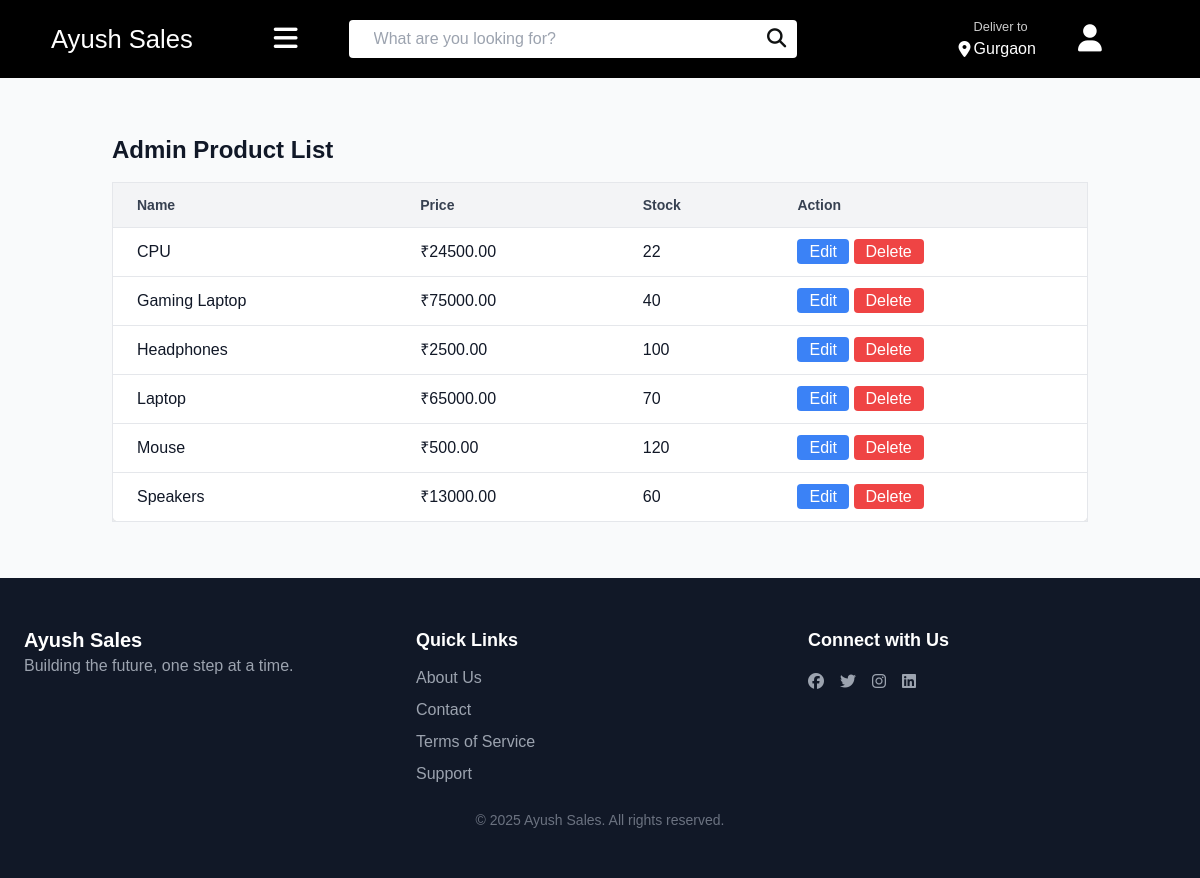
The page /core/products/ on the database its author committed.
### product_app/models.py (models this page shows, shortened)
class Product(models.Model):
    type = [
        ('Electronics','Electronics'),
        ('Clothing','Clothing'),
        ('Books','Books'),
        ('Toys','Toys'),
        ('Home Furniture','Home Furniture'),
    ]
    name = models.CharField(max_length=100, unique=True)
    descr = models.CharField(max_length=200)
    price = models.DecimalField(max_digits=10, decimal_places=2, default=0.0)
    stock = models.IntegerField(default=0)
    category = models.CharField(max_length=100, choices=type)
    image = models.ImageField(upload_to='uploads/',default=True)
    class Meta:
        ordering = ['name']
        verbose_name = "Product Item"

### core/views.py (the view)
# urls.py: path('products/',views.product_admin,name='product_admin'),
def product_admin(request):
    products = Product.objects.all()
    return render(request, "core/product_admin.html", {"products": products})

### core/templates/core/product_admin.html (shortened to what this page needs)
{% extends 'product_app/base.html' %}
{% load static %}
{% block content %}
<div class="container mx-auto p-6">
    <h1 class="text-2xl font-bold mb-4">Admin Product List</h1>
    <div class="overflow-x-auto">
        <table class="min-w-full bg-white border border-gray-200 shadow-md rounded-lg">
            <thead>
                <tr class="bg-gray-100 border-b">
                    <th class="py-3 px-6 text-left text-sm font-semibold text-gray-700">Name</th>
                    <th class="py-3 px-6 text-left text-sm font-semibold text-gray-700">Price</th>
                    <th class="py-3 px-6 text-left text-sm font-semibold text-gray-700">Stock</th>
                    <th class="py-3 px-6 text-left text-sm font-semibold text-gray-700">Action</th>
                </tr>
            </thead>
            <tbody>
                {% for pro in products %}
                <tr class="border-b hover:bg-gray-50">
                    <td class="py-3 px-6">{{ pro.name }}</td>
                    <td class="py-3 px-6">₹{{ pro.price }}</td>
                    <td class="py-3 px-6">{{ pro.stock }}</td>
                    <td class="py-3 px-6">
                        <a href="{% url 'edit' %}?product_id={{ pro.id }}" class="bg-blue-500 text-white px-3 py-1 rounded hover:bg-blue-600">Edit</a>
                        <a href="{% url 'delete' %}?product_id={{ pro.id }}" class="bg-red-500 text-white px-3 py-1 rounded hover:bg-red-600">Delete</a>
                    </td>
                </tr>
                {% empty %}
                <tr>
                    <td colspan="3" class="text-center py-4 text-gray-500">No products available</td>
                </tr>
                {% endfor %}
            </tbody>
        </table>
    </div>
</div>
{% endblock %}

### product_app/templates/product_app/base.html (shortened to what this page needs)
<!DOCTYPE html>
{% load static %}
<html lang="en">
<head>
    <script src="https://cdn.tailwindcss.com"></script>
    <link rel="stylesheet" href="https://cdnjs.cloudflare.com/ajax/libs/font-awesome/6.7.2/css/all.min.css" />
    <link rel="stylesheet" href="{% static 'style/style.css' %}">
</head>
<body class="bg-gray-50 text-gray-900 font-sans">
    <header>
        <div class="navbar">
            <div class="nav-logo border"><a href="{% url 'home' %}?customer_id={{ customer.id }}">Ayush Sales</a></div>
            <div x-data="{ open: false }" class="relative">
                <button @click="open = !open" class="icon text-white hover:text-blue-400">
                    <i class="fa-solid fa-bars"></i>
                </button>
            </div>
            <form action="{% url 'product_list' %}" method="GET" class="nav-search border">
                <input type="text" name="q" placeholder="What are you looking for?" class="form-control search-input" value="{{ query }}">
                <button type="submit" class="search-icon">
                    <i class="fa-solid fa-magnifying-glass"></i>
                </button>
            </form>
            <div class="nav-address border">
                <p class="add-first">Deliver to </p>
                <div class="add-icon">
                    <i class="fa-solid fa-location-dot"></i>
                    <p class="add-sec">Gurgaon</p>
                </div>
            </div>
            <div class="login-user border">
                {% if user.is_authenticated and user.is_superuser %}
                    <a href="{% url 'logout' %}" > {{ user }} </a>
                {% elif customer %}
                    <a href="{% url 'profile' %}?customer_id={{ customer.id }}" >
                        {{ customer.firstname }} </a>
                {% else %}
                    <a href="{% url 'login' %}" >
                        <i class="fa-solid fa-user"></i>
                    </a>
                {% endif %}
            </div>
        </div>
    </header>
    <main class="p-8">
        {% block content %}
        {% endblock %}
    </main>
    <footer class="bg-gray-900 text-white py-12 px-6">
        <div class="max-w-6xl mx-auto grid grid-cols-1 md:grid-cols-3 gap-6">
            <div>
                <h2 class="text-xl font-bold">Ayush Sales</h2>
                <p class="text-gray-400">Building the future, one step at a time.</p>
            </div>
            <div>
                <h3 class="font-semibold text-lg">Quick Links</h3>
                <ul class="mt-3 space-y-2">
                    <li><a href="{% url 'about' %}?customer_id={{ customer.id }}" class="text-gray-400 hover:text-white">About Us</a></li>
                    <li><a href="{% url 'contact' %}?customer_id={{ customer.id }}" class="text-gray-400 hover:text-white">Contact </a></li>
                    <li><a href="#" class="text-gray-400 hover:text-white">Terms of Service</a></li>
                    <li><a href="#" class="text-gray-400 hover:text-white">Support</a></li>
                </ul>
            </div>
            <div>
                <h3 class="font-semibold text-lg">Connect with Us</h3>
                <div class="flex space-x-4 mt-4">
                    <a href="#" class="text-gray-400 hover:text-blue-400"><i class="fab fa-facebook"></i></a>
                    <a href="#" class="text-gray-400 hover:text-blue-300"><i class="fab fa-twitter"></i></a>
                    <a href="#" class="text-gray-400 hover:text-pink-400"><i class="fab fa-instagram"></i></a>
                    <a href="#" class="text-gray-400 hover:text-blue-600"><i class="fab fa-linkedin"></i></a>
                </div>
            </div>
        </div>
        <p class="text-gray-500 text-sm text-center mt-6">&copy; 2025 Ayush Sales. All rights reserved.</p>
    </footer>
</body>
</html>

### product_app/static/style/style.css (style rules this page uses)
* { margin: 0; font-family: Arial; border: border-box; }
.border { border: 2px solid transparent; }
.navbar { background-color:black ; height: 78px; color: #ffffff; display: flex; align-items: center; }
.icon { margin: 40px; font-size: 1.7rem; }
.nav-logo a { color: white; margin: 50px; font-size: 1.6rem; margin-right: 40px; text-decoration: none; }
.nav-search { color: #0F1111; display: flex; height: 40px; width:450px; border-radius: 4px; margin: 10px; }
.search-input { width: 500px; font-size: 1rem; border: none; padding: 11px 20px 11px 25px; border-top-left-radius: 4px; border-bottom-left-radius: 4px; }
.search-icon { width: 50px; border: none; display: flex; justify-content: center; align-items: center; font-size: 1.2rem; background-color:#ffffff ; border-bottom-right-radius: 4px; border-top-right-radius: 4px; color: #0F1111; }
.nav-address { margin-left: 150px; }
.add-first { color:#cccccc ; font-size: 0.8rem; margin-left: 15px; }
.add-sec { font-size: 1rem; margin-left:3px; }
.add-icon { display: flex; align-items: center; }
.login-user { margin-left: 40px; font-size: 1.7rem; }

### rows shown on the page
Product: name "CPU", price "24500.00", stock "22"
Product: name "Gaming Laptop", price "75000.00", stock "40"
Product: name "Headphones", price "2500.00", stock "100"
Product: name "Laptop", price "65000.00", stock "70"
Product: name "Mouse", price "500.00", stock "120"
Product: name "Speakers", price "13000.00", stock "60"
